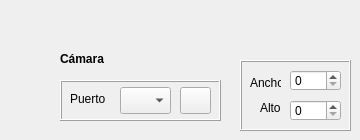
    <widget class="QWidget" name="tab">
     <attribute name="title">
      <string>Cámara</string>
     </attribute>
     <widget class="QLabel" name="label">
      <property name="geometry">
       <rect>
        <x>60</x>
        <y>50</y>
        <width>66</width>
        <height>17</height>
       </rect>
      </property>
      <property name="font">
       <font>
        <weight>75</weight>
        <bold>true</bold>
       </font>
      </property>
      <property name="text">
       <string>Cámara</string>
      </property>
     </widget>
     <widget class="QFrame" name="frame_2">
      <property name="geometry">
       <rect>
        <x>60</x>
        <y>80</y>
        <width>161</width>
        <height>41</height>
       </rect>
      </property>
      <property name="frameShape">
       <enum>QFrame::Box</enum>
      </property>
      <property name="frameShadow">
       <enum>QFrame::Raised</enum>
      </property>
      <widget class="QPushButton" name="camBoton">
       <property name="geometry">
        <rect>
         <x>120</x>
         <y>7</y>
         <width>31</width>
         <height>27</height>
        </rect>
       </property>
       <property name="text">
        <string/>
       </property>
       <property name="icon">
        <iconset>
         <normaloff>reanudar-04.png</normaloff>reanudar-04.png</iconset>
       </property>
      </widget>
      <widget class="QComboBox" name="PortCam">
       <property name="geometry">
        <rect>
         <x>60</x>
         <y>7</y>
         <width>51</width>
         <height>27</height>
        </rect>
       </property>
      </widget>
      <widget class="QLabel" name="label_2">
       <property name="geometry">
        <rect>
         <x>10</x>
         <y>10</y>
         <width>66</width>
         <height>17</height>
        </rect>
       </property>
       <property name="text">
        <string>Puerto</string>
       </property>
      </widget>
     </widget>
     <widget class="QFrame" name="frame_3">
      <property name="geometry">
       <rect>
        <x>240</x>
        <y>60</y>
        <width>111</width>
        <height>71</height>
       </rect>
      </property>
      <property name="frameShape">
       <enum>QFrame::Box</enum>
      </property>
      <property name="frameShadow">
       <enum>QFrame::Raised</enum>
      </property>
      <widget class="QLabel" name="label_3">
       <property name="geometry">
        <rect>
         <x>10</x>
         <y>14</y>
         <width>31</width>
         <height>17</height>
        </rect>
       </property>
       <property name="text">
        <string>Ancho</string>
       </property>
      </widget>
      <widget class="QLabel" name="label_4">
       <property name="geometry">
        <rect>
         <x>20</x>
         <y>39</y>
         <width>21</width>
         <height>17</height>
        </rect>
       </property>
       <property name="text">
        <string>Alto</string>
       </property>
      </widget>
      <widget class="QSpinBox" name="spinBox">
       <property name="geometry">
        <rect>
         <x>50</x>
         <y>10</y>
         <width>51</width>
         <height>21</height>
        </rect>
       </property>
      </widget>
      <widget class="QSpinBox" name="spinBox_2">
       <property name="geometry">
        <rect>
         <x>50</x>
         <y>40</y>
         <width>51</width>
         <height>21</height>
        </rect>
       </property>
      </widget>
     </widget>
    </widget>
